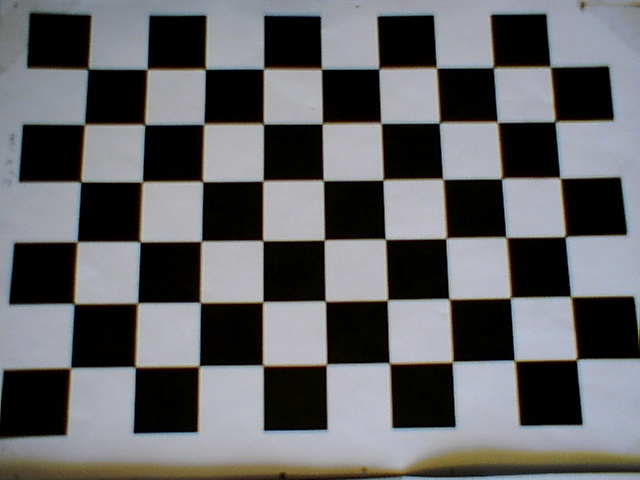
#> input picture scripts/Computer_vision_files/Chessboard_0.jpg, 640 x 480 px, given in place of the camera
$ python detection_mess.py   (older library calls are emulated)
#> lines starting #> are read from the running program, lines starting #| are printed output that depends on the picture; after the words box and inside, x2 and y2 are one past the last pixel; in counts of white or black regions, pixels touching at a corner belong together
#> further down, frame is the input picture: shape (480, 640, 3); mean B, G, R 101.4, 99, 98.5
#!/usr/bin/env python3
import cv2
import numpy as np
#from ev3control import Robot
#from ev3control.controllers import act

LowH=0
HighH=183
LowS=59
HighS=255
LowV=0
HighV=236
LowH2=0
HighH2=123
LowS2=0
HighS2=255
LowV2=147
HighV2=224


def imfill(img):
	ret,im_flood = cv2.threshold(img,127,255,cv2.THRESH_BINARY)
	th,inrangeframe = cv2.threshold(img,127,255,cv2.THRESH_BINARY)
	im_flood[0:480,0:1]=np.zeros((480,1))
	h, w = im_flood.shape[:2]
	mask = np.zeros((h+2, w+2), np.uint8)
	#cv2.imshow("0 in corner",im_flood)
	cv2.floodFill(im_flood, mask, (0,0), 255);
	#cv2.imshow("filled",im_flood)
	cv2.bitwise_not(im_flood,im_flood)
	imfilled=cv2.bitwise_or(im_flood,inrangeframe)
	#cv2.imshow("filledOR",inrangeframe)
	return imfilled

def filter_2HSV(img):
	kernel = np.ones((5,5),np.float32)/25
	img = cv2.filter2D(img,-1,kernel)
  # Change colorspace
	hsvframe = cv2.cvtColor(img, cv2.COLOR_BGR2HSV)
#> hsvframe: shape (480, 640, 3); mean H, S, V 70.9, 69.7, 105.3
	return hsvframe

def open_and_close(img,size):
	#opening
	morphoimage=cv2.morphologyEx(img,cv2.MORPH_OPEN,cv2.getStructuringElement(cv2.MORPH_RECT, size))
	#Closing
	morphoimage=cv2.morphologyEx(morphoimage,cv2.MORPH_CLOSE,cv2.getStructuringElement(cv2.MORPH_RECT, size))
	return morphoimage


def get_centers(img):
	#Apply contours to get the properties of the images
	contourimage, contours, hierarchy = cv2.findContours(img,cv2.RETR_TREE,cv2.CHAIN_APPROX_SIMPLE)
	#matrix to draw the contours
	img2=np.zeros((480,640,3))
	img2 = cv2.drawContours(img2, contours, -1, (0,255,0), 3)
		  # Display the resulting frame
	center_list=[]

	for i in range(len(contours)):
		if  cv2.contourArea(contours[i])>130:
			(x,y),radius = cv2.minEnclosingCircle(contours[i])
			center_list.append([int(x),int(y)])

	return center_list


def get_objective(center_list):
	center_array=np.array(center_list)
	center_array[:,0]=abs(center_array[:,0]-320)
	index=np.argmin(center_array,axis=0)
	return center_list[index[0]]

# [44 lines left out: function detection, not called in this run]

def detection_outside_white(frame,LowH=0,HighH=183,LowS=59,HighS=255,LowV=0,HighV=236\
	,LowH2=0,HighH2=123,LowS2=0,HighS2=255,LowV2=147\
	,HighV2=224,sizemorph1=(7,7),sizemorph2=(3,11)):

	hsvframe=filter_2HSV(frame)
	lowerboundcolor1=np.array([LowH,LowS,LowV])
	upperboundcolor1=np.array([HighH,HighS,HighV])
	lowerboundcolor2=np.array([LowH2,LowS2,LowV2])
	upperboundcolor2=np.array([HighH2,HighS2,HighV2])
	# Binarization
	legobin=cv2.inRange(hsvframe,lowerboundcolor1,upperboundcolor1)
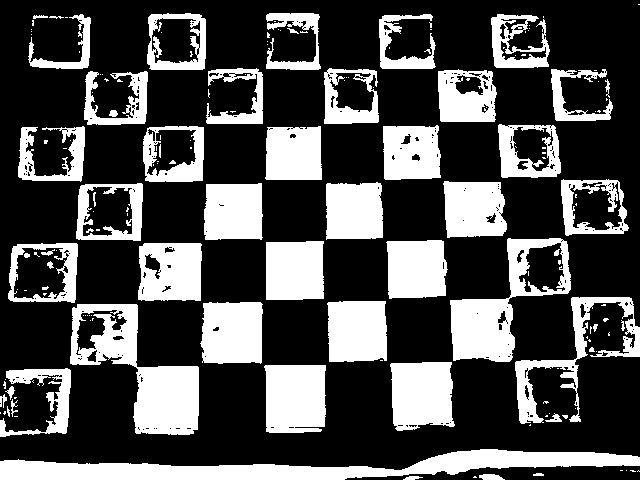
#> legobin: shape (480, 640); 30.5% white; 167 white regions (111 under 20 px), largest, box (x1, y1, x2, y2) and area: (0, 449, 640, 480) 9599, (70, 304, 199, 435) 7090, (450, 238, 571, 362) 5486
	boxbin=cv2.inRange(hsvframe,lowerboundcolor2,upperboundcolor2)
#> boxbin: shape (480, 640); 43.9% white; 166 white regions (130 under 20 px), largest, box (x1, y1, x2, y2) and area: (11, 361, 640, 471) 33979, (82, 0, 640, 321) 33525, (0, 69, 86, 376) 14177

	legofill=imfill(legobin)
	boxfill=imfill(boxbin)
#> in imfill (call 2), `im_flood[0:480,0:1]=np.zeros((480,1))`:
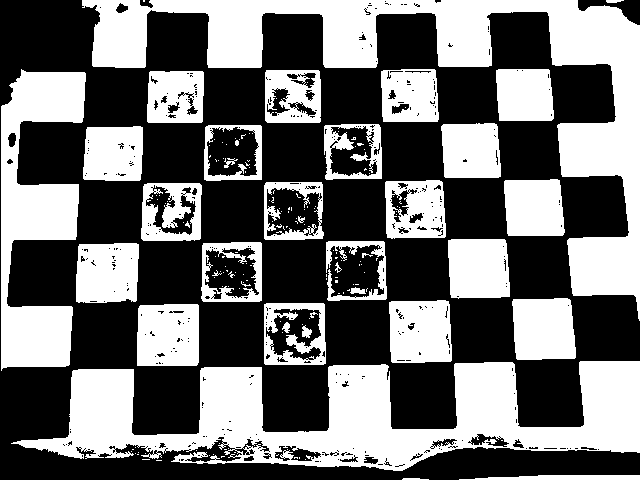
#> im_flood: shape (480, 640); 43.8% white; 166 white regions (130 under 20 px), largest, box (x1, y1, x2, y2) and area: (11, 361, 640, 471) 33979, (82, 0, 640, 321) 33525, (1, 69, 86, 371) 13907
#> in imfill (call 2), `cv2.floodFill(im_flood, mask, (0,0), 255);`:
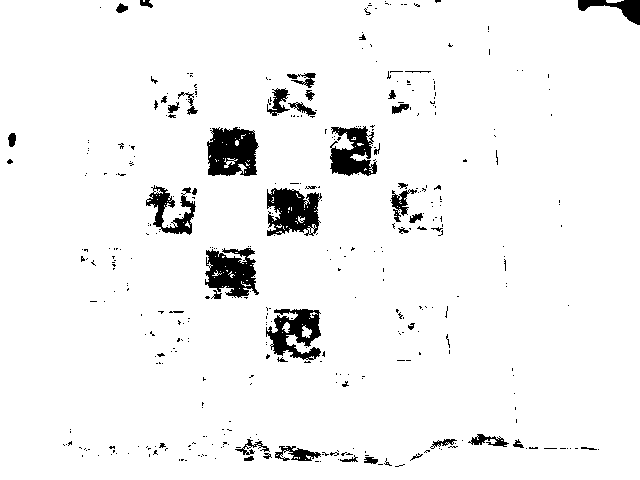
#> im_flood: shape (480, 640); 95.2% white; 394 black regions (344 under 20 px), largest, box (x1, y1, x2, y2) and area: (207, 127, 259, 176) 1962, (267, 188, 322, 236) 1800, (205, 248, 259, 298) 1748
	#Opening and closing
	legomorph=open_and_close(legofill,sizemorph1)
	sizemorpht1=tuple(reversed(sizemorph1))
	legomorph=open_and_close(legomorph,sizemorpht1)

	boxmorph=open_and_close(boxfill,sizemorph2)
	sizemorph2t=tuple(reversed(sizemorph2))
	boxmorph=open_and_close(boxmorph,sizemorph2t)
#> call 4 of open_and_close, with size = (11, 3)
#> in open_and_close (call 4), `morphoimage=cv2.morphologyEx(img,cv2.MORPH_OPEN,cv2.getStructuringElem..`:
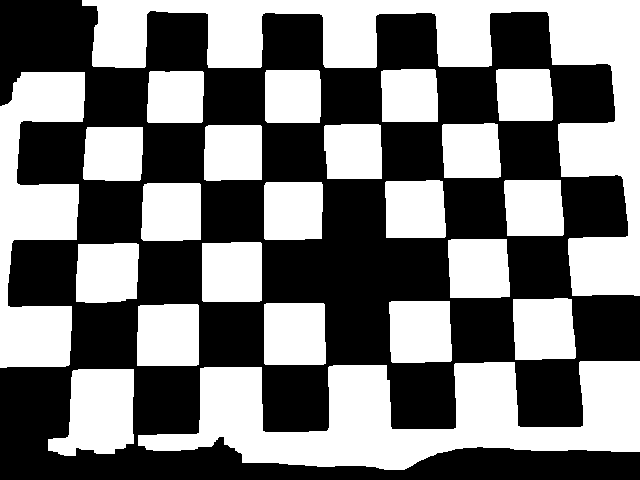
#> morphoimage: shape (480, 640); 47.5% white; 23 white regions, largest, box (x1, y1, x2, y2) and area: (82, 0, 640, 296) 34408, (138, 361, 640, 470) 28845, (0, 72, 85, 368) 14226

	boxinv=cv2.bitwise_not(boxmorph)
#> boxinv: shape (480, 640); 52.4% white; 22 black regions, largest, box (x1, y1, x2, y2) and area: (48, 361, 640, 470) 34479, (82, 0, 640, 296) 34427, (0, 72, 85, 368) 14242
	lego_no_box=cv2.bitwise_and(boxinv,legomorph)
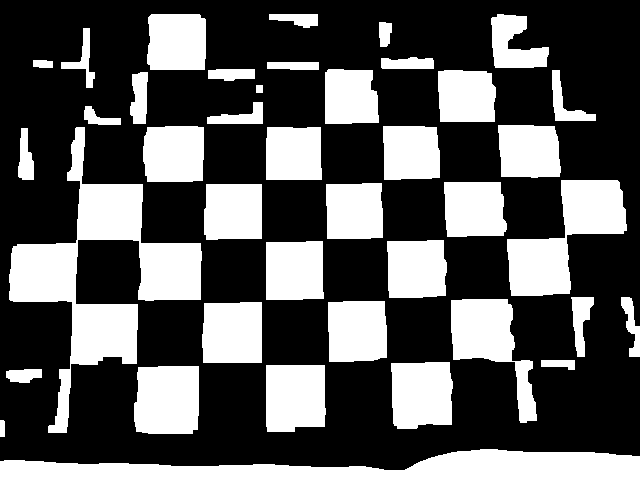
#> lego_no_box: shape (480, 640); 34.4% white; 40 white regions
	cv2.imshow("box invw",boxinv)
	cv2.imshow("lego mopr",legomorph)
	cv2.imshow("lego_no_box",lego_no_box)
	center_list=get_centers(lego_no_box)
#> in get_centers, `contourimage, contours, hierarchy = cv2.findContours(img,cv2.RETR_TREE..`: contours = 40 contours; largest, box (x1, y1, x2, y2) and area: (9, 127, 202, 433) 15647, (0, 449, 640, 480) 11750, (507, 180, 627, 296) 6498, (451, 299, 537, 423) 4438, (134, 366, 199, 434) 4071
#> in get_centers, `img2 = cv2.drawContours(img2, contours, -1, (0,255,0), 3)`:
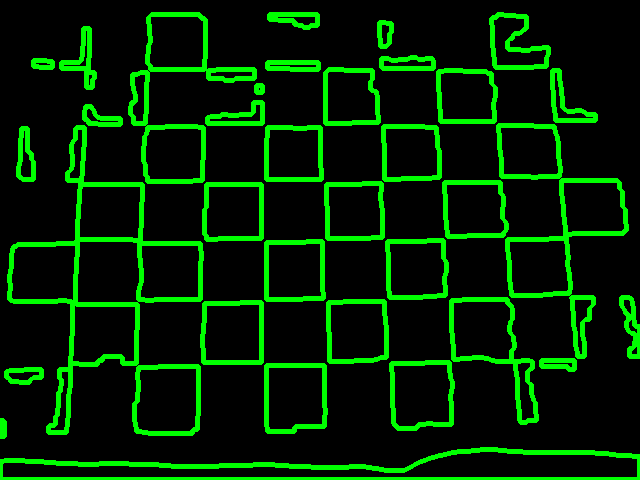
#> img2: shape (480, 640, 3) float64; mean of channels 0, 1, 2 0, 37.3, 0; drawn as B, G, R
#> the loop in get_centers, `for i in range(len(contours)):` made 40 passes
#> (x, y, radius) on passes 1, 3, 4, 5, 6, 7, 8, 9: (319.5, 467.5, 319.7), (23.5, 373, 17.95), (167, 398.5, 44.91), (295, 397.6, 43.61), (421, 393.5, 42.78), (557.5, 364.5, 17.1), (232, 332, 41.73), (356.5, 331, 40.7)
#> after the loop in get_centers, `for i in range(len(contours)):`: center_list = 37 pairs, first value 23 to 630, second value 19 to 467


	#plotting
	for i in range(len(center_list)):
		cv2.circle(frame,(center_list[i][0],center_list[i][1]),2,(255,255,255),thickness=2)
#> this loop made 37 passes
	# [7 lines of commented-out code are left out]

	if len(center_list)>0:
		#check which center is more in the center
		objective_center=get_objective(center_list)
#> in get_objective, `center_array=np.array(center_list)`: center_array has the same summary as center_list in get_centers
#> in get_objective, `index=np.argmin(center_array,axis=0)`: index = [0, 35]
#> objective_center = [319, 467]
		if len(set(sizemorph1))==1:
			cv2.circle(frame,(objective_center[0],objective_center[1]),3,(255,0,0),thickness=2)
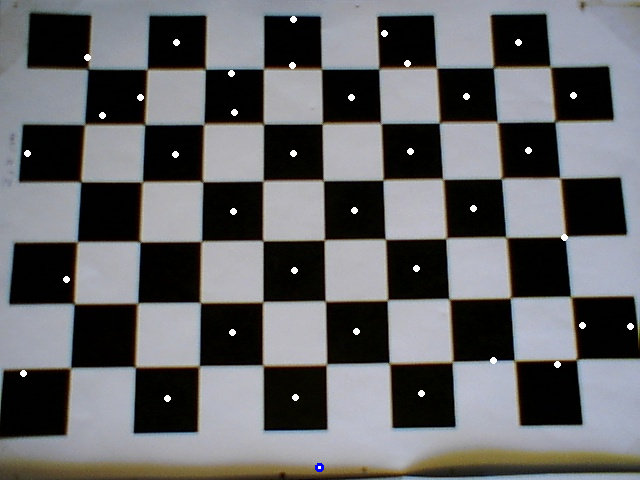
#> frame: shape (480, 640, 3); mean B, G, R 102.5, 100.1, 99.5
		else:
			cv2.circle(frame,(objective_center[0],objective_center[1]),3,(0,0,255),thickness=2)
	else:
		objective_center=[]

	return objective_center
def nothing(x):
	pass

#For detecting the lego pieces the parameters are
'''LowH=0
HighH=183
LowS=59
HighS=255
LowV=0
HighV=236
morph=(7,7)'''

#For detecting the celo box
'''
LowH2=0
HighH2=123
LowS2=0
HighH2=255
LowV2=147
HighV2=224
morph=11,3
'''
if __name__ == "__main__":
	cap = cv2.VideoCapture(1)

	while(True):
		ret, frame = cap.read()
		# Get the trackbar poses

		#lego_piece=detection(frame,LowH,HighH,LowS,HighS,LowV,HighV,(7,7))

		#white_box=detection(frame,LowH2,HighH2,LowS2,HighS2,LowV2,HighV2,(3,11))
		lego_no_box=detection_outside_white(frame)
#> lego_no_box = [319, 467]
		#if lego_piece:
			# determine direction
			# move robot in direction
		#	act(robot,lego_piece,atol=40)
		#else:
			#robot rotate
		#print("Direction of robot: ", act(robot,lego_piece,atol=40))
		cv2.imshow("frame",frame)
		if cv2.waitKey(100) & 0xFF == 27:
#> (key Esc is pressed here)
			break

	# When everything done, release the capture
	cap.release()
	cv2.destroyAllWindows()

$ run again, on scripts/Computer_vision_files/Chessboard_1.jpg
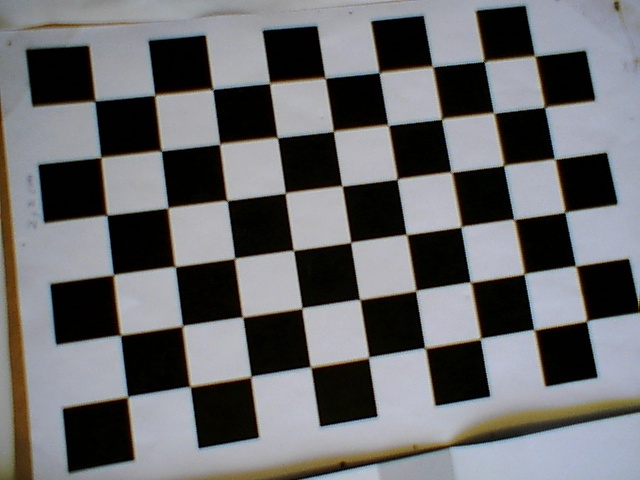
#> input picture scripts/Computer_vision_files/Chessboard_1.jpg, 640 x 480 px, given in place of the camera
#> frame is the input picture: shape (480, 640, 3); mean B, G, R 108.6, 106.3, 105.9
#> hsvframe: shape (480, 640, 3); mean H, S, V 74.6, 72, 113.1
#> in detection_outside_white, `legobin=cv2.inRange(hsvframe,lowerboundcolor1,upperboundcolor1)`:
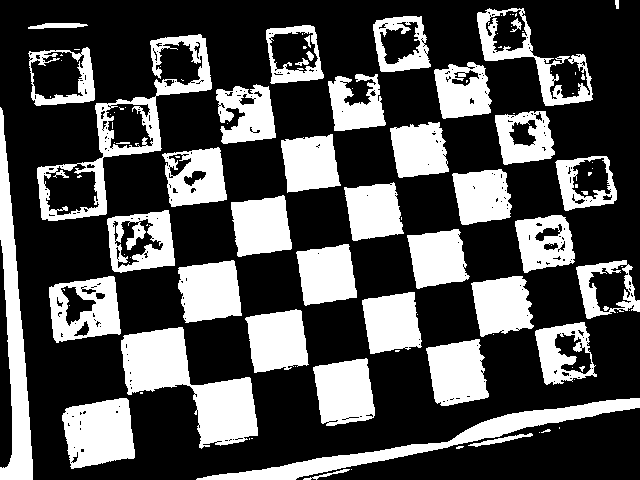
#> legobin: shape (480, 640); 31.6% white; 108 white regions (64 under 20 px), largest, box (x1, y1, x2, y2) and area: (121, 327, 258, 449) 7266, (196, 398, 640, 480) 5364, (37, 34, 212, 221) 5274
#> boxbin: shape (480, 640); 47.3% white; 173 white regions (137 under 20 px), largest, box (x1, y1, x2, y2) and area: (60, 0, 640, 297) 37905, (78, 315, 640, 480) 28194, (6, 95, 126, 480) 21601
#> imfilled: shape (480, 640); 41.1% white; 52 white regions (17 under 20 px), largest, box (x1, y1, x2, y2) and area: (196, 398, 640, 480) 18373, (37, 34, 212, 221) 8817, (121, 327, 258, 449) 7307
#> imfilled: shape (480, 640); 54.8% white; 1 black region, box (x1, y1, x2, y2) and area: (0, 0, 640, 480) 138918
#> boxinv: shape (480, 640); 46.2% white; 1 white region, box (x1, y1, x2, y2) and area: (0, 0, 640, 480) 142045
#> contours = 35 contours; largest, box (x1, y1, x2, y2) and area: (50, 211, 175, 341) 7054, (0, 115, 33, 480) 4888, (496, 55, 592, 164) 4546, (63, 398, 135, 468) 3894, (121, 328, 190, 392) 3554
#> the loop in get_centers, `for i in range(len(contours)):` made 35 passes
#> (x, y, radius) on passes 1 to 8: (98.5, 432.5, 44.12), (225.5, 410.5, 40.7), (344.3, 391, 38.69), (457.5, 372, 38.67), (155, 359.5, 41.91), (564.3, 352.3, 36.01), (277, 340.5, 38.2), (392, 322, 37.2)
#> after the loop in get_centers, `for i in range(len(contours)):`: center_list = 34 pairs, first value 16 to 608, second value 34 to 432
#> the loop in detection_outside_white, `for i in range(len(center_list)):` made 34 passes
#> center_array has the same summary as center_list in get_centers
#> index = [11, 33]
#> objective_center = [326, 274]
#> in detection_outside_white, `cv2.circle(frame,(objective_center[0],objective_center[1]),3,(255,0,0)..`:
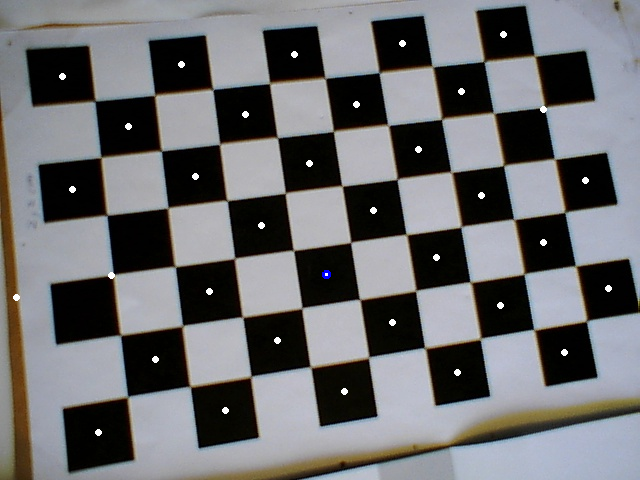
#> frame: shape (480, 640, 3); mean B, G, R 109.6, 107.3, 106.9

$ run again, on scripts/Computer_vision_files/Chessboard_10.jpg
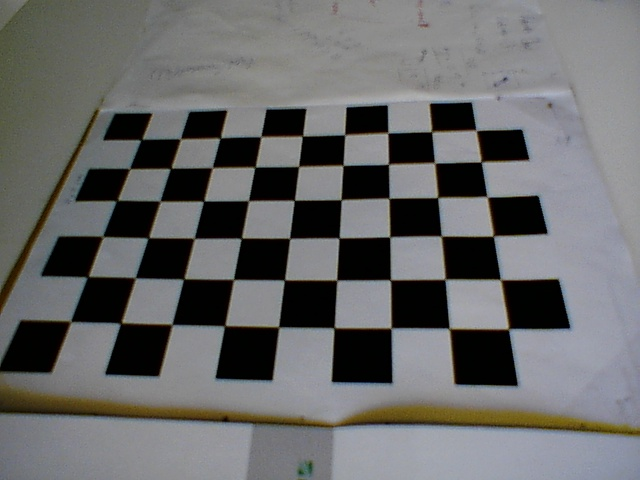
#> input picture scripts/Computer_vision_files/Chessboard_10.jpg, 640 x 480 px, given in place of the camera
#> frame is the input picture: shape (480, 640, 3); mean B, G, R 104.8, 104.6, 104.2
#> hsvframe: shape (480, 640, 3); mean H, S, V 70.7, 41.5, 108.8
#> in detection_outside_white, `legobin=cv2.inRange(hsvframe,lowerboundcolor1,upperboundcolor1)`:
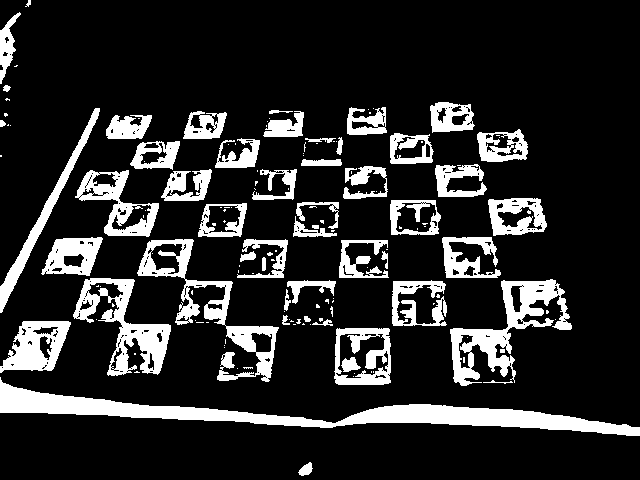
#> legobin: shape (480, 640); 16.5% white; 147 white regions (95 under 20 px), largest, box (x1, y1, x2, y2) and area: (0, 377, 640, 436) 9314, (450, 279, 572, 386) 4117, (137, 239, 279, 382) 3854
#> boxbin: shape (480, 640); 26.8% white; 130 white regions (104 under 20 px), largest, box (x1, y1, x2, y2) and area: (239, 32, 640, 420) 48981, (332, 427, 640, 480) 15158, (136, 423, 251, 480) 4555
#> imfilled: shape (480, 640); 19.3% white; 120 white regions (69 under 20 px), largest, box (x1, y1, x2, y2) and area: (0, 377, 640, 436) 9314, (137, 239, 279, 382) 4910, (450, 279, 572, 386) 4607
#> imfilled: shape (480, 640); 28.5% white; 98 white regions (72 under 20 px), largest, box (x1, y1, x2, y2) and area: (239, 32, 640, 420) 52395, (332, 427, 640, 480) 15158, (136, 423, 251, 480) 4949
#> boxinv: shape (480, 640); 72.7% white; 17 black regions
#> contours = 46 contours; largest, box (x1, y1, x2, y2) and area: (46, 238, 171, 375) 5150, (0, 383, 323, 427) 4330, (77, 172, 193, 277) 4224, (345, 404, 640, 436) 4197, (335, 328, 391, 385) 2958
#> the loop in get_centers, `for i in range(len(contours)):` made 46 passes
#> (x, y, radius) on passes 2, 3, 5, 6, 7, 9, 12, 14: (492, 426.5, 147.2), (161, 404.5, 162.4), (478.1, 353.5, 36.52), (362, 356.5, 37.15), (250.5, 348.2, 32.34), (34, 345, 41.62), (202, 311.5, 27.52), (407, 286.5, 15.04)
#> after the loop in get_centers, `for i in range(len(contours)):`: center_list = 32 pairs, first value 4 to 529, second value 53 to 426
#> the loop in detection_outside_white, `for i in range(len(center_list)):` made 32 passes
#> center_array has the same summary as center_list in get_centers
#> index = [14, 31]
#> objective_center = [304, 230]
#> in detection_outside_white, `cv2.circle(frame,(objective_center[0],objective_center[1]),3,(255,0,0)..`:
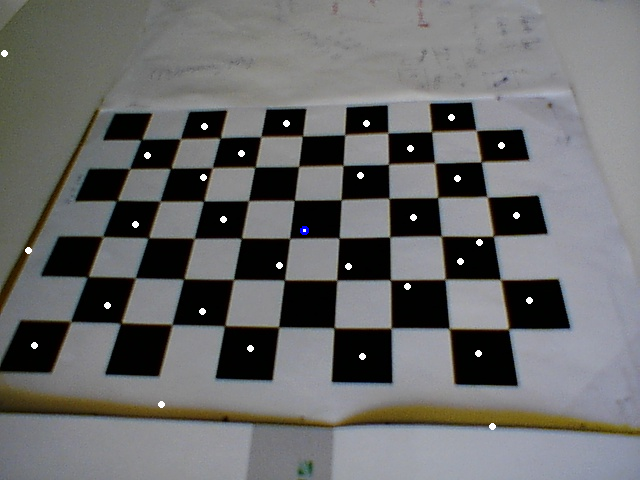
#> frame: shape (480, 640, 3); mean B, G, R 105.8, 105.5, 105.1

$ run again, on scripts/Computer_vision_files/Chessboard_11.jpg
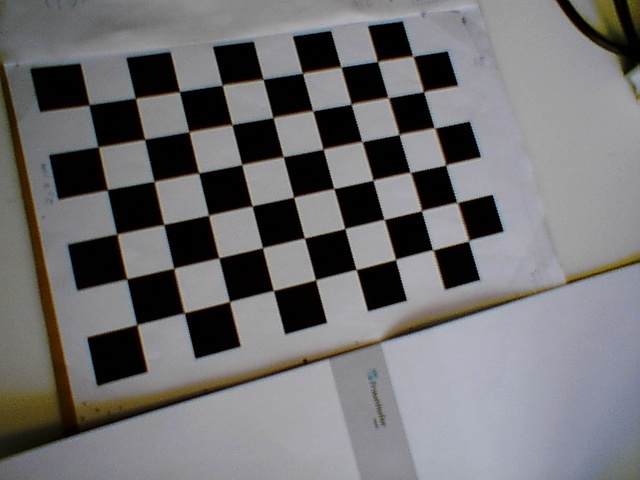
#> input picture scripts/Computer_vision_files/Chessboard_11.jpg, 640 x 480 px, given in place of the camera
#> frame is the input picture: shape (480, 640, 3); mean B, G, R 113.8, 112.2, 113.2
#> hsvframe: shape (480, 640, 3); mean H, S, V 82.2, 41.3, 117.7
#> legobin: shape (480, 640); 18% white; 107 white regions (58 under 20 px), largest, box (x1, y1, x2, y2) and area: (0, 52, 552, 460) 14641, (557, 0, 640, 77) 3216, (128, 270, 240, 356) 2989
#> boxbin: shape (480, 640); 35.2% white; 458 white regions (400 under 20 px), largest, box (x1, y1, x2, y2) and area: (141, 0, 640, 372) 44636, (380, 267, 640, 480) 40412, (134, 361, 332, 476) 4307
#> imfilled: shape (480, 640); 22.2% white; 75 white regions (32 under 20 px), largest, box (x1, y1, x2, y2) and area: (0, 52, 552, 460) 14641, (128, 270, 240, 356) 4110, (49, 101, 145, 198) 4079
#> imfilled: shape (480, 640); 42.8% white; 321 white regions (264 under 20 px), largest, box (x1, y1, x2, y2) and area: (141, 0, 640, 372) 58478, (380, 267, 640, 480) 43166, (134, 361, 332, 476) 5140
#> boxinv: shape (480, 640); 63% white; 28 black regions, largest, box (x1, y1, x2, y2) and area: (406, 0, 640, 283) 46247, (380, 267, 640, 480) 43192, (223, 387, 287, 441) 2187
#> contours = 40 contours; largest, box (x1, y1, x2, y2) and area: (0, 53, 340, 460) 12219, (87, 271, 239, 382) 6250, (50, 102, 144, 197) 3860, (129, 52, 230, 131) 3286, (68, 185, 164, 287) 2926
#> the loop in get_centers, `for i in range(len(contours)):` made 40 passes
#> (x, y, radius) on passes 1 to 8: (445.5, 316.5, 56.61), (300.2, 305.8, 26.63), (163.4, 341.9, 76.59), (380.1, 283.7, 24.92), (604.5, 267, 37.23), (246.9, 273.6, 27.74), (455.5, 264, 24.01), (330, 253.5, 25.52)
#> after the loop in get_centers, `for i in range(len(contours)):`: center_list = 33 pairs, first value 63 to 604, second value 38 to 341
#> the loop in detection_outside_white, `for i in range(len(center_list)):` made 33 passes
#> center_array has the same summary as center_list in get_centers
#> index = [27, 31]
#> objective_center = [320, 66]
#> in detection_outside_white, `cv2.circle(frame,(objective_center[0],objective_center[1]),3,(255,0,0)..`:
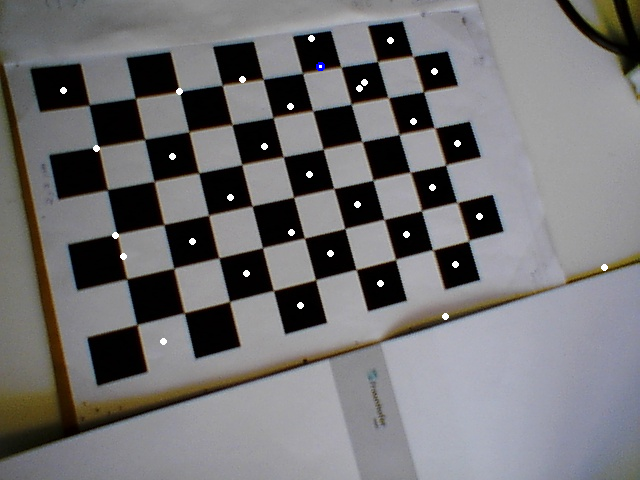
#> frame: shape (480, 640, 3); mean B, G, R 114.8, 113.1, 114.1
